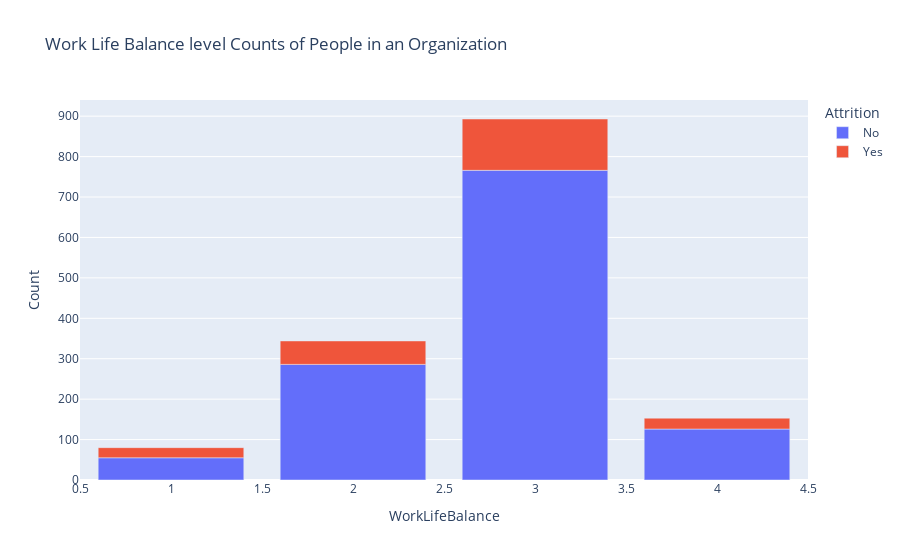

Notebook code for this chart:
### Code cell
wlb_att = data.groupby(['WorkLifeBalance','Attrition']).apply(lambda x:x['DailyRate'].count()).reset_index(name='Count')

px.bar(wlb_att, x='WorkLifeBalance', y='Count', color='Attrition', title='Work Life Balance level Counts of People in an Organization')

### Figure 1 — Plotly figure (JSON) as saved in the notebook; plotly's stock layout.template omitted (floating-point values rounded to 4 significant figures)
{"data": [{"alignmentgroup": "True", "hovertemplate": "Attrition=No<br>WorkLifeBalance=%{x}<br>Count=%{y}<extra></extra>", "legendgroup": "No", "marker": {"color": "#636efa"}, "name": "No", "offsetgroup": "No", "orientation": "v", "showlegend": true, "textposition": "auto", "type": "bar", "x": [1, 2, 3, 4], "xaxis": "x", "y": [55, 286, 766, 126], "yaxis": "y"}, {"alignmentgroup": "True", "hovertemplate": "Attrition=Yes<br>WorkLifeBalance=%{x}<br>Count=%{y}<extra></extra>", "legendgroup": "Yes", "marker": {"color": "#EF553B"}, "name": "Yes", "offsetgroup": "Yes", "orientation": "v", "showlegend": true, "textposition": "auto", "type": "bar", "x": [1, 2, 3, 4], "xaxis": "x", "y": [25, 58, 127, 27], "yaxis": "y"}], "layout": {"barmode": "relative", "legend": {"title": {"text": "Attrition"}, "tracegroupgap": 0}, "title": {"text": "Work Life Balance level Counts of People in an Organization"}, "xaxis": {"anchor": "y", "domain": [0, 1], "title": {"text": "WorkLifeBalance"}}, "yaxis": {"anchor": "x", "domain": [0, 1], "title": {"text": "Count"}}}}
